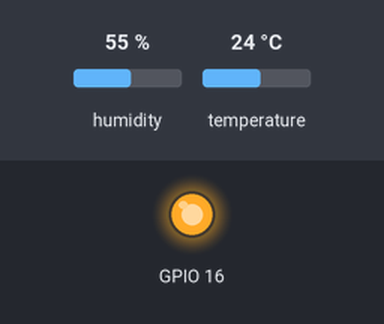
The sketch below on a simulated ESP8266 (NodeMCU). Parts: output pins drawn as LEDs (lit = HIGH). Inputs (shaded band) come from the test bench; at power-on: humidity 55 %, temperature 24 °C. WiFi joins after 1.5 s; servers stay silent unless stated; what the sketch prints to the serial monitor is not drawn.

Above: at 31.7 s.
At 62.1 s:
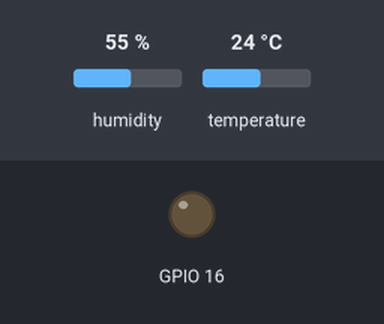
Timing chart, 0 to 80.6 s (numbered marks = the images above):
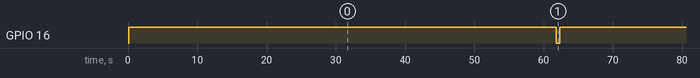

The sketch:

_4_complete.ino
```cpp
#include <stdio.h>
#include <ESP8266WiFi.h>
// version 1.2.3 needed
#include <DHT.h>

#define IFTTT_MAX_SIZE_STRING    512

#define DHTPIN 12 //ピン指定
#define DHTTYPE DHT11 //センサーの種類
DHT dht(DHTPIN, DHTTYPE);

const char* ssid     = ""; //SSIDを入力
const char* password = ""; //パスワードを入力

const char* host = "maker.ifttt.com";

void setup() {
  Serial.begin(115200);
  pinMode(16, OUTPUT);
  delay(100);

  //接続開始
  digitalWrite(16, HIGH);

  Serial.println();
  Serial.println();
  Serial.print("Connecting to ");
  Serial.println(ssid);

  WiFi.begin(ssid, password);

  while (WiFi.status() != WL_CONNECTED) {
    delay(500);
    Serial.print(".");
  }

  Serial.println("");
  Serial.println("WiFi connected");
  Serial.println("IP address: ");
  Serial.println(WiFi.localIP());

//  post_to_ifttt();

  delay(10);

  dht.begin();
  digitalWrite(16, LOW);

}

void post_to_ifttt(char v1[] ,char v2[]  ,char v3[]){
  //iFTTTへの接続開始
  Serial.print("connecting to ");
  Serial.println(host);
  // WiFiClient クラスを使用

  WiFiClient client;
  const int httpPort = 80;//80番ポート
  if (!client.connect(host, httpPort)) {
    Serial.println("connection failed");
    return;
  }

  // サーバーへの送信情報
  char str[IFTTT_MAX_SIZE_STRING] = {0};
  char header[100] = "POST /trigger/temperature/with/key/fULaIbddbnSvZal8xTIS3TCpKIJGEFqOIfyDaDlzF-y HTTP/1.1\r\n";
  const char * host = "Host: maker.ifttt.com\r\n";
  char contentLen[50] = {0};
  const char * contentType = "Content-Type: application/json\r\n\r\n";
  char valueData [150] = {0};
  sprintf(valueData,"{\"value1\":\"%s\",\"value2\":\"%s\",\"value3\":\"%s\"}\r\n",v1,v2,v3);
  sprintf(contentLen,"Content-Length:%d\r\n",strlen(valueData));
  sprintf(str,"%s%s%s%s%s",header,host,contentLen,contentType,valueData);

  Serial.println("start to post");
  client.print(str); // send texts to host
  Serial.print(str);
  Serial.println("....fin");
}

void loop() {
  digitalWrite(16, HIGH);
  float h = dht.readHumidity();
  float t = dht.readTemperature();

  char h_buf[16];
  char str_h[6];
  dtostrf(h , 4, 2, str_h);
  sprintf(h_buf,"%s", str_h);

  char t_buf[16];
  char str_t[6];
  dtostrf(t , 4, 2, str_t);
  sprintf(t_buf,"%s", str_t);

  post_to_ifttt("test",t_buf,h_buf);
  delay(60*1000);
  digitalWrite(16, LOW);
  delay(500);
}
```

Measured:
- by itself, GPIO 16: alternates HIGH for 60.2 s and LOW for 0.50 s
